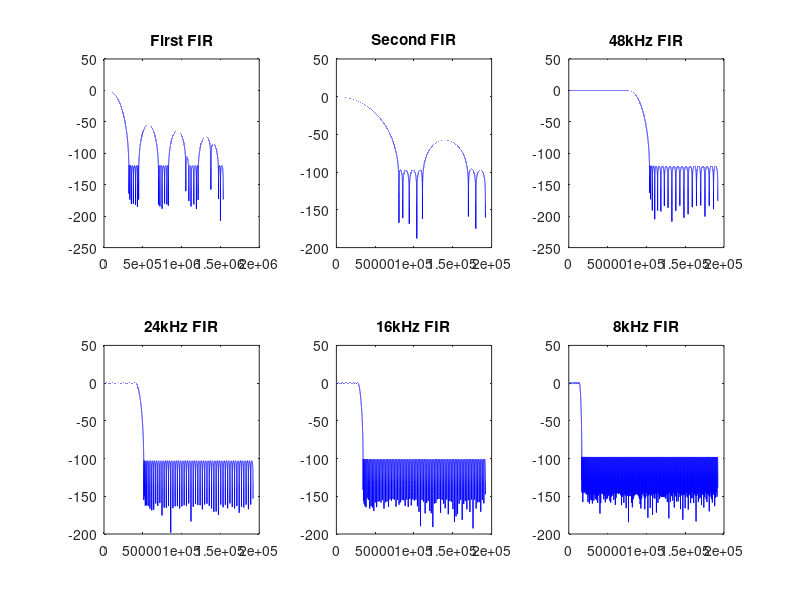

Recreate this plot in MATLAB.
pkg load signal

clear all

#first stage
fs = 3072;
bw = fs/2;
b = 64; 
nulls = (fs)/8;
f = [0 b/bw (nulls*1-b)/bw, (nulls*1+b)/bw  (nulls*2-b)/bw, (nulls*2+b)/bw  (nulls*3-b)/bw, (nulls*3+b)/bw  (nulls*4-b)/bw, 1.0 ];
a = [1 1 0 0 0 0 0 0 0 0 ];
first_h = remez(8*6 - 1 , f, a, [0.00002, 1, 1, 1, 1]);
[h1, w1] = freqz(first_h, 1, 2^16, 3072000);
subplot(2, 3, 1);
plot(w1,20*log10(abs(h1)),'b');
title('First FIR')

#second stage - divide by 4
fs = 384;
bw = fs/2;
b = 16;
nulls = (fs)/4;
f = [0 b/bw (nulls*1-b)/bw, (nulls*1+b)/bw  (nulls*2-b)/bw,  1.0 ];
a = [1 1 0 0 0 0 ];
second_h = remez(15 , f, a, [0.00006731, 1, 1]);#this weight is tuned for sum of 1.0000
[h1, w1] = freqz(second_h, 1, 65536, 384000);
subplot(2, 3, 2);
plot(w1,20*log10(abs(h1)),'b');
title('Second FIR')

#TODO
#take magnitude response between 0 and 96000/(2*n) for above firs and multiply them then compensate 
#for them in the final stage fir for each n in 1..8

#48KHz output
third_48_h = remez(32*2*1-1, [0, 19/48 26/48 1], [1, 1, 0, 0], [.0002, 1]);
[h1, w1] = freqz(third_48_h, 1, 65536, 384000);
subplot(2, 3, 3);
plot(w1,20*log10(abs(h1)),'b');
title('48kHz FIR')

#24KHz output 
third_24_h = remez(32*2*2-1, [0, 10.4/48 12.8/48 1], [1, 1, 0, 0], [.0001, 1]);
[h1, w1] = freqz(third_24_h, 1, 65536, 384000);
subplot(2, 3, 4);
plot(w1,20*log10(abs(h1)),'b');
title('24kHz FIR')

#16KHz output
third_16_h = remez(32*2*3-1, [0, 7.1/48 8.6/48 1], [1, 1, 0, 0], [.0001, 1]);
[h1, w1] = freqz(third_16_h, 1, 65536, 384000);
subplot(2, 3, 5);
plot(w1,20*log10(abs(h1)),'b');
title('16kHz FIR')

#12KHz output
third_12_h = remez(32*2*4-1, [0, 5/48 6.1/48 1], [1, 1, 0, 0], [.0001, 1]);
[h1, w1] = freqz(third_12_h, 1, 65536, 384000);
subplot(2, 3, 6);
plot(w1,20*log10(abs(h1)),'b');
title('12kHz FIR')

#8KHz output
third_8_h = remez(32*2*6-1, [0, 3.5/48 4.2/48 1], [1, 1, 0, 0], [.0001, 1]);
[h1, w1] = freqz(third_8_h, 1, 65536, 384000);
subplot(2, 3, 6);
plot(w1,20*log10(abs(h1)),'b');
title('8kHz FIR')

dlmwrite("first_h.txt", first_h);
dlmwrite("second_h.txt", second_h);
dlmwrite("third_48_h.txt", third_48_h);
dlmwrite("third_24_h.txt", third_24_h);
dlmwrite("third_16_h.txt", third_16_h);
dlmwrite("third_12_h.txt", third_12_h);
dlmwrite("third_8_h.txt", third_8_h);
